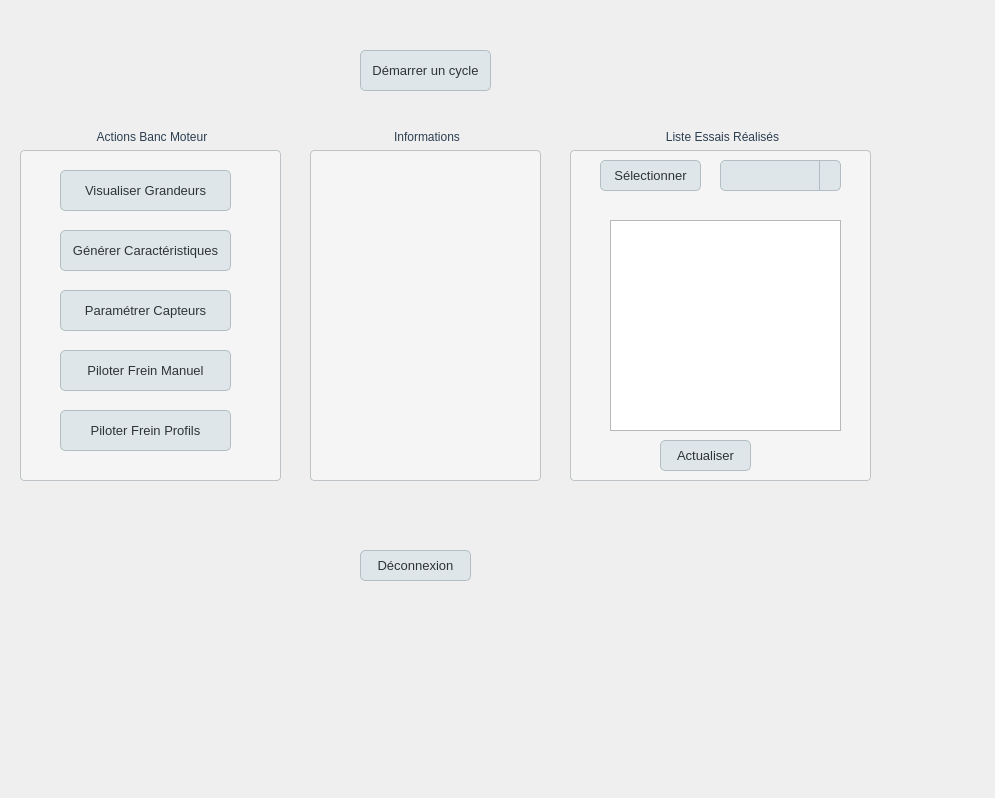
<?xml version="1.0" encoding="UTF-8"?>
<ui version="4.0">
 <class>Form</class>
 <widget class="QWidget" name="Form">
  <property name="geometry">
   <rect>
    <x>0</x>
    <y>0</y>
    <width>995</width>
    <height>798</height>
   </rect>
  </property>
  <property name="windowTitle">
   <string>Form</string>
  </property>
  <widget class="QPushButton" name="pb_demarrer_cycle">
   <property name="geometry">
    <rect>
     <x>360</x>
     <y>50</y>
     <width>131</width>
     <height>41</height>
    </rect>
   </property>
   <property name="styleSheet">
    <string notr="true">QPushButton {
    background-color: #dfe6e9;
    border: 1px solid #b2bec3;
    border-radius: 5px;
    color: #2d3436;
    padding: 6px 12px;
    font: 13px;
}

QPushButton:hover {
    background-color: #b2bec3;
}

QPushButton:pressed {
    background-color: #636e72;
    color: #ffffff;
}</string>
   </property>
   <property name="text">
    <string>Démarrer un cycle</string>
   </property>
  </widget>
  <widget class="QGroupBox" name="gBox_liste_essai">
   <property name="geometry">
    <rect>
     <x>570</x>
     <y>130</y>
     <width>301</width>
     <height>351</height>
    </rect>
   </property>
   <property name="styleSheet">
    <string notr="true">QGroupBox {
    background-color: #f5f5f5;
    border: 1px solid #bdc3c7;
    border-radius: 4px;
    margin-top: 20px;
    padding: 10px;
}

QGroupBox::title {
    subcontrol-origin: margin;
    subcontrol-position: top center;
    padding: 0 3px;
    color: #2c3e50;
    font: bold 12px;
    background: transparent;
}</string>
   </property>
   <property name="title">
    <string>Liste Essais Réalisés</string>
   </property>
   <widget class="QComboBox" name="cBox_liste_essai">
    <property name="geometry">
     <rect>
      <x>150</x>
      <y>30</y>
      <width>121</width>
      <height>31</height>
     </rect>
    </property>
    <property name="styleSheet">
     <string notr="true">QComboBox {
    background-color: #dfe6e9;
    border: 1px solid #b2bec3;
    border-radius: 5px;
    padding: 6px 30px 6px 6px;
    font: 13px;
    color: #2d3436;
}

QComboBox:hover {
    background-color: #b2bec3;
}

QComboBox:pressed {
    background-color: #636e72;
    color: #ffffff;
}

QComboBox::drop-down {
    subcontrol-origin: padding;
    subcontrol-position: top right;
    width: 20px;
    border-left: 1px solid #b2bec3;
}

QComboBox QAbstractItemView {
    background-color: #dfe6e9;
    border: 1px solid #b2bec3;
    selection-background-color: #636e72;
    selection-color: #ffffff;
}</string>
    </property>
   </widget>
   <widget class="QPushButton" name="pb_selection_essai">
    <property name="geometry">
     <rect>
      <x>30</x>
      <y>30</y>
      <width>101</width>
      <height>31</height>
     </rect>
    </property>
    <property name="styleSheet">
     <string notr="true">QPushButton {
    background-color: #dfe6e9;
    border: 1px solid #b2bec3;
    border-radius: 5px;
    color: #2d3436;
    padding: 6px 12px;
    font: 13px;
}

QPushButton:hover {
    background-color: #b2bec3;
}

QPushButton:pressed {
    background-color: #636e72;
    color: #ffffff;
}</string>
    </property>
    <property name="text">
     <string>Sélectionner</string>
    </property>
   </widget>
   <widget class="QTextEdit" name="tE_liste_essai">
    <property name="geometry">
     <rect>
      <x>40</x>
      <y>90</y>
      <width>231</width>
      <height>211</height>
     </rect>
    </property>
   </widget>
   <widget class="QPushButton" name="pb_actualiser">
    <property name="geometry">
     <rect>
      <x>90</x>
      <y>310</y>
      <width>91</width>
      <height>31</height>
     </rect>
    </property>
    <property name="styleSheet">
     <string notr="true">QPushButton {
    background-color: #dfe6e9;
    border: 1px solid #b2bec3;
    border-radius: 5px;
    color: #2d3436;
    padding: 6px 12px;
    font: 13px;
}

QPushButton:hover {
    background-color: #b2bec3;
}

QPushButton:pressed {
    background-color: #636e72;
    color: #ffffff;
}</string>
    </property>
    <property name="text">
     <string>Actualiser</string>
    </property>
   </widget>
  </widget>
  <widget class="QGroupBox" name="gBox_action_banc_moteur">
   <property name="geometry">
    <rect>
     <x>20</x>
     <y>130</y>
     <width>261</width>
     <height>351</height>
    </rect>
   </property>
   <property name="styleSheet">
    <string notr="true">QGroupBox {
    background-color: #f5f5f5;
    border: 1px solid #bdc3c7;
    border-radius: 4px;
    margin-top: 20px;
    padding: 10px;
}

QGroupBox::title {
    subcontrol-origin: margin;
    subcontrol-position: top center;
    padding: 0 3px;
    color: #2c3e50;
    font: bold 12px;
    background: transparent;
}</string>
   </property>
   <property name="title">
    <string>Actions Banc Moteur</string>
   </property>
   <widget class="QPushButton" name="pb_visualiser_grandeurs">
    <property name="geometry">
     <rect>
      <x>40</x>
      <y>40</y>
      <width>171</width>
      <height>41</height>
     </rect>
    </property>
    <property name="styleSheet">
     <string notr="true">QPushButton {
    background-color: #dfe6e9;
    border: 1px solid #b2bec3;
    border-radius: 5px;
    color: #2d3436;
    padding: 6px 12px;
    font: 13px;
}

QPushButton:hover {
    background-color: #b2bec3;
}

QPushButton:pressed {
    background-color: #636e72;
    color: #ffffff;
}</string>
    </property>
    <property name="text">
     <string>Visualiser Grandeurs</string>
    </property>
   </widget>
   <widget class="QPushButton" name="pb_generer_caracteristique">
    <property name="geometry">
     <rect>
      <x>40</x>
      <y>100</y>
      <width>171</width>
      <height>41</height>
     </rect>
    </property>
    <property name="styleSheet">
     <string notr="true">QPushButton {
    background-color: #dfe6e9;
    border: 1px solid #b2bec3;
    border-radius: 5px;
    color: #2d3436;
    padding: 6px 12px;
    font: 13px;
}

QPushButton:hover {
    background-color: #b2bec3;
}

QPushButton:pressed {
    background-color: #636e72;
    color: #ffffff;
}</string>
    </property>
    <property name="text">
     <string>Générer Caractéristiques</string>
    </property>
   </widget>
   <widget class="QPushButton" name="pb_parametrer_capteurs">
    <property name="geometry">
     <rect>
      <x>40</x>
      <y>160</y>
      <width>171</width>
      <height>41</height>
     </rect>
    </property>
    <property name="styleSheet">
     <string notr="true">QPushButton {
    background-color: #dfe6e9;
    border: 1px solid #b2bec3;
    border-radius: 5px;
    color: #2d3436;
    padding: 6px 12px;
    font: 13px;
}

QPushButton:hover {
    background-color: #b2bec3;
}

QPushButton:pressed {
    background-color: #636e72;
    color: #ffffff;
}</string>
    </property>
    <property name="text">
     <string>Paramétrer Capteurs</string>
    </property>
   </widget>
   <widget class="QPushButton" name="pb_piloter_frein_manuel">
    <property name="geometry">
     <rect>
      <x>40</x>
      <y>220</y>
      <width>171</width>
      <height>41</height>
     </rect>
    </property>
    <property name="styleSheet">
     <string notr="true">QPushButton {
    background-color: #dfe6e9;
    border: 1px solid #b2bec3;
    border-radius: 5px;
    color: #2d3436;
    padding: 6px 12px;
    font: 13px;
}

QPushButton:hover {
    background-color: #b2bec3;
}

QPushButton:pressed {
    background-color: #636e72;
    color: #ffffff;
}</string>
    </property>
    <property name="text">
     <string>Piloter Frein Manuel</string>
    </property>
   </widget>
   <widget class="QPushButton" name="pb_piloter_frein_profil">
    <property name="geometry">
     <rect>
      <x>40</x>
      <y>280</y>
      <width>171</width>
      <height>41</height>
     </rect>
    </property>
    <property name="styleSheet">
     <string notr="true">QPushButton {
    background-color: #dfe6e9;
    border: 1px solid #b2bec3;
    border-radius: 5px;
    color: #2d3436;
    padding: 6px 12px;
    font: 13px;
}

QPushButton:hover {
    background-color: #b2bec3;
}

QPushButton:pressed {
    background-color: #636e72;
    color: #ffffff;
}</string>
    </property>
    <property name="text">
     <string>Piloter Frein Profils</string>
    </property>
   </widget>
  </widget>
  <widget class="QPushButton" name="pb_deconnexion">
   <property name="geometry">
    <rect>
     <x>360</x>
     <y>550</y>
     <width>111</width>
     <height>31</height>
    </rect>
   </property>
   <property name="styleSheet">
    <string notr="true">QPushButton {
    background-color: #dfe6e9;
    border: 1px solid #b2bec3;
    border-radius: 5px;
    color: #2d3436;
    padding: 6px 12px;
    font: 13px;
}

QPushButton:hover {
    background-color: #b2bec3;
}

QPushButton:pressed {
    background-color: #636e72;
    color: #ffffff;
}</string>
   </property>
   <property name="text">
    <string>Déconnexion</string>
   </property>
  </widget>
  <widget class="QGroupBox" name="groupBox_3">
   <property name="geometry">
    <rect>
     <x>310</x>
     <y>130</y>
     <width>231</width>
     <height>351</height>
    </rect>
   </property>
   <property name="styleSheet">
    <string notr="true">QGroupBox {
    background-color: #f5f5f5;
    border: 1px solid #bdc3c7;
    border-radius: 4px;
    margin-top: 20px;
    padding: 10px;
}

QGroupBox::title {
    subcontrol-origin: margin;
    subcontrol-position: top center;
    padding: 0 3px;
    color: #2c3e50;
    font: bold 12px;
    background: transparent;
}</string>
   </property>
   <property name="title">
    <string>Informations</string>
   </property>
  </widget>
 </widget>
 <resources/>
 <connections/>
</ui>
